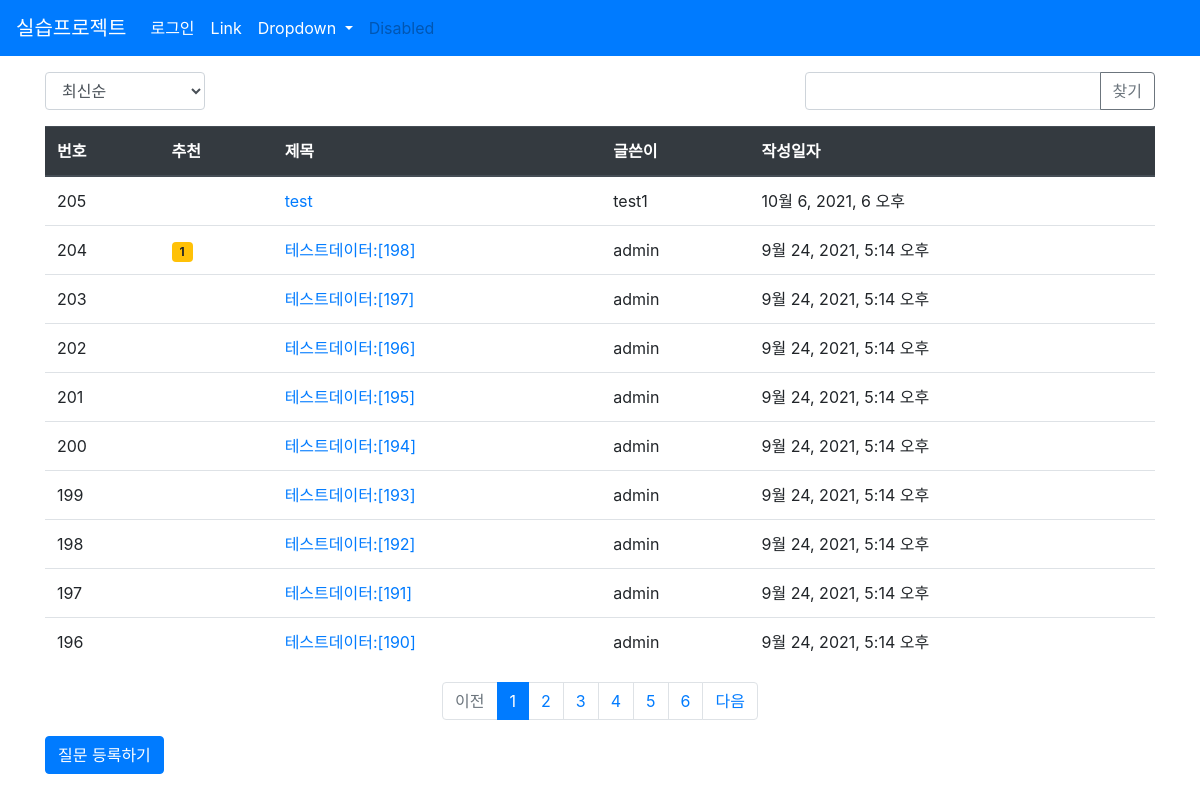
/board/, run on the app's committed database.
### board/models.py (models this page shows, shortened)
class Question(models.Model):
    author = models.ForeignKey(User, on_delete=models.CASCADE, related_name='author_question')
    subject = models.CharField(max_length=200)
    content = models.TextField()
    create_date = models.DateTimeField()
    modify_date = models.DateTimeField(null=True, blank=True)
    voter = models.ManyToManyField(User, related_name='voter_question') # 추천인

### board/views/base_views.py (the view, shortened to what this page needs)
# urls.py: path('', base_views.index, name='index'),
def index(request):
    page = request.GET.get('page', '1')
    kw = request.GET.get('kw', '')
    so = request.GET.get('so', 'recent')
    if so == "recommend":
        question_list = Question.objects.annotate(num_voter=Count('voter')).order_by('-num_voter','-create_date')
    elif so =='popular':
        question_list = Question.objects.annotate(num_answer=Count('answer')).order_by('-num_answer','-create_date')
    else:
        question_list = Question.objects.order_by('-create_date')
    pagenator = Paginator(question_list, 10)# 페이지당 10개씩
    page_obj = pagenator.get_page(page)
    context = {'question_list': page_obj, 'page': page, 'kw': kw, 'so': so}
    return render(request, 'question_list.html', context)

### board/templatetags/board_filter.py (called while the page is built)
@register.filter
def sub(value, arg):
    return value - arg

### templates/question_list.html (shortened to what this page needs)
{% extends 'base.html' %}
{% load board_filter %}
{% block content %}
<div class="container my-3">
    <div class="row justify-content-between my-3">
        <div class="col-2">
            <select class="form-control so">
                <option value="recent" {% if so == 'recent' %}selected{% endif %} >최신순</option>
            </select>
        </div>
        <div class="col-4 input-group">
            <input type="text" class="form-control kw" value="{{ kw|default_if_none:'' }}">
            <div class="input-group-append">
                <button class="btn btn-outline-secondary" type="button" id="btn_search">찾기</button>
            </div>
        </div>
    </div>
    <table class="table">
        <thead>
            <tr class="thead-dark">
                <th>번호</th>
                <th>추천</th>
                <th>제목</th>
                <th>글쓴이</th>
                <th>작성일자</th>
            </tr>
        </thead>
        <tbody>
        {% if question_list %}
        {% for question in question_list %}
            <tr>
                <td>{{ question_list.paginator.count|sub:question_list.start_index| sub:forloop.counter0|add:1}}</td>
                <td>
                    {% if question.voter.all.count > 0 %}
                    <span class="badge badge-warning px-2 py-1">{{ question.voter.all.count }}</span>
                    {% endif %}
                </td>
                <td>
                    <a href="{% url 'board:detail' question.id %}">{{ question.subject }}</a>
                </td>
                <td>{{ question.author.username }}</td>
                <td>{{ question.create_date }}</td>
            </tr>
        {% endfor %}
        {% else %}
            <tr>
                <td>질문이 없습니다.</td>
            </tr>
        {% endif %}
        </tbody>
    </table>
    <ul class="pagination justify-content-center">
        {% if question_list.has_previous %}
        <li class="page-item">
            <a class="page-link" data-page="{{ question_list.previous_page_number}}" href="#">이전</a>
        </li>
        {% else %}
        <li class="page-item disabled">
            <a class="page-link" aria-disabled="true" tabindex="-1" href="#">이전</a>
        </li>
        {% endif %}
        {% for page_number in question_list.paginator.page_range %}
        {% if page_number >= question_list.number|add:-5 and page_number <= question_list.number|add:5 %}
            {% if page_number == question_list.number %}
            <li class="page-item active" aria-current="page">
                <a class="page-link" data-page="{{ page_number }}" href="#">{{ page_number }}</a>
            </li>
            {% else %}
            <li class="page-item">
                <a class="page-link" data-page="{{ page_number }}" href="#">{{ page_number }}</a>
            </li>
            {% endif %}
        {% endif %}
        {% endfor %}
        {% if question_list.has_next %}
        <li class="page-item">
            <a class="page-link" data-page="{{question_list.next_page_number}}" href="#">다음</a>
        </li>
        {% else %}
        <li class="page-item disabled">
            <a class="page-link" aria-disabled="true" tabindex="-1" href="#">다음</a>
        </li>
        {% endif %}
    </ul>
    <a href="{% url 'board:question_create' %}" class="btn btn-primary">질문 등록하기</a>
</div>
{% endblock %}

### data on the page
Question: paginator.count|sub "205", subject "test", author.username "test1", create_date "10월 6, 2021, 6 오후"
Question: paginator.count|sub "204", voter.all.count "1", subject "테스트데이터:[198]", author.username "admin", create_date "9월 24, 2021, 5:14 오후"
Question: paginator.count|sub "203", subject "테스트데이터:[197]", author.username "admin", create_date "9월 24, 2021, 5:14 오후"
Question: paginator.count|sub "202", subject "테스트데이터:[196]", author.username "admin", create_date "9월 24, 2021, 5:14 오후"
Question: paginator.count|sub "201", subject "테스트데이터:[195]", author.username "admin", create_date "9월 24, 2021, 5:14 오후"
Question: paginator.count|sub "200", subject "테스트데이터:[194]", author.username "admin", create_date "9월 24, 2021, 5:14 오후"
Question: paginator.count|sub "199", subject "테스트데이터:[193]", author.username "admin", create_date "9월 24, 2021, 5:14 오후"
Question: paginator.count|sub "198", subject "테스트데이터:[192]", author.username "admin", create_date "9월 24, 2021, 5:14 오후"
Question: paginator.count|sub "197", subject "테스트데이터:[191]", author.username "admin", create_date "9월 24, 2021, 5:14 오후"
Question: paginator.count|sub "196", subject "테스트데이터:[190]", author.username "admin", create_date "9월 24, 2021, 5:14 오후"

### other printed values
{{ page_number }} "1"
{{ page_number }} "2" "3" "4" "5" "6"
